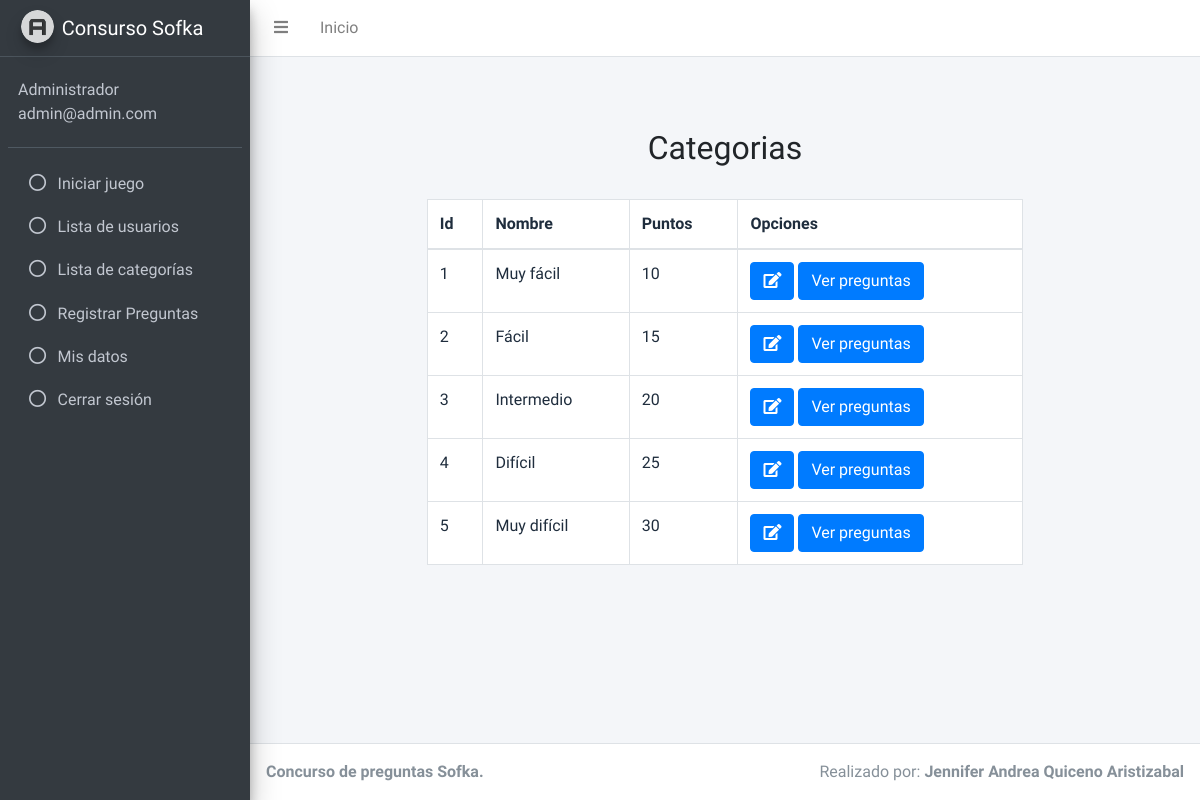
Screenshot of /Vista/listarCategorias.php (signed in) with the database file from the repository.
### tables this page shows
CREATE TABLE `categorias` (
  `idCategoria` int(11) NOT NULL,
  `nombreCategoria` varchar(45) NOT NULL,
  `puntos` int(11) NOT NULL
);

### Modelo/categorias.php (called while the page is built, shortened)
<?php
class categoriasModel
{
    private $idCategoria;
    private $nombreCategoria;
    private $puntos;
    function setIdCategoria($idCategoria)
    {
        $this->idCategoria = $idCategoria;
    }
    function getIdCategoria()
    {
        return $this->idCategoria;
    }
    function setNombreCategoria($nombreCategoria)
    {
        $this->nombreCategoria = $nombreCategoria;
    }
    function getNombreCategoria()
    {
        return $this->nombreCategoria;
    }
    function setPuntos($puntos)
    {
        $this->puntos = $puntos;
    }
    function getPuntos()
    {
        return $this->puntos;
    }
    function listarCategorias(){
        $db= Db::conexion();
        $sql=$db->query("SELECT * FROM categorias");
        $listarCategorias = [];
        foreach ($sql->fetchAll() as  $value) {
            $categorias = new categoriasModel();
            $categorias->setIdCategoria($value['idCategoria']);
            $categorias->setNombreCategoria($value['nombreCategoria']);
            $categorias->setPuntos($value['puntos']);
            $listarCategorias[] = $categorias;
        }
        return $listarCategorias;
    }
}

### Vista/listarCategorias.php (the view, shortened to what this page needs)
<?php
require_once("header.php");
require_once("../Modelo/categorias.php");
$categorias = new categoriasModel();
$listarCategorias = $categorias->listarCategorias();
?>
<div class="continer-fluid">
    <div class="row  justify-content-center ">
        <div class="col-md-8 mt-5">
            <h2 style="text-align: center;">Categorias </h2>
            <br>
            <table class="table table-bordered bg-white">
                <thead>
                    <tr>
                        <th>Id </th>
                        <th>Nombre </th>
                        <th>Puntos</th>
                        <th>Opciones</th>
                    </tr>
                </thead>
                <tbody>
                    <?php
                    foreach ($listarCategorias as $value) {
                    ?>
                        <tr>
                            <td> <?php echo $value->getIdCategoria(); ?></td>
                            <td> <?php echo $value->getNombreCategoria(); ?></td>
                            <td> <?php echo $value->getPuntos(); ?></td>
                            <td> <a class="btn btn-primary" href="../Vista/editarCategoria.php?idCategoria=<?php echo $value->getIdCategoria(); ?>" title="Editar categoría"><i class="fas fa-edit"></i></a>
                                <a class="btn btn-primary" href="../Vista/listarPreguntas.php?idCategoria=<?php echo $value->getIdCategoria(); ?>">Ver preguntas</a>
                            </td>
                        </tr>
                    <?php
                    }
                    ?>
                </tbody>
            </table>
        </div>
    </div>
</div>
<?php
require_once("footer.php");
?>

### rows the page displays
categorias: idCategoria "1", nombreCategoria "Muy fácil", puntos "10"
categorias: idCategoria "2", nombreCategoria "Fácil", puntos "15"
categorias: idCategoria "3", nombreCategoria "Intermedio", puntos "20"
categorias: idCategoria "4", nombreCategoria "Difícil", puntos "25"
categorias: idCategoria "5", nombreCategoria "Muy difícil", puntos "30"

### other values shown
$_SESSION["nombreUsuario"] "Administrador"
$_SESSION["correo"] "admin@admin.com"
